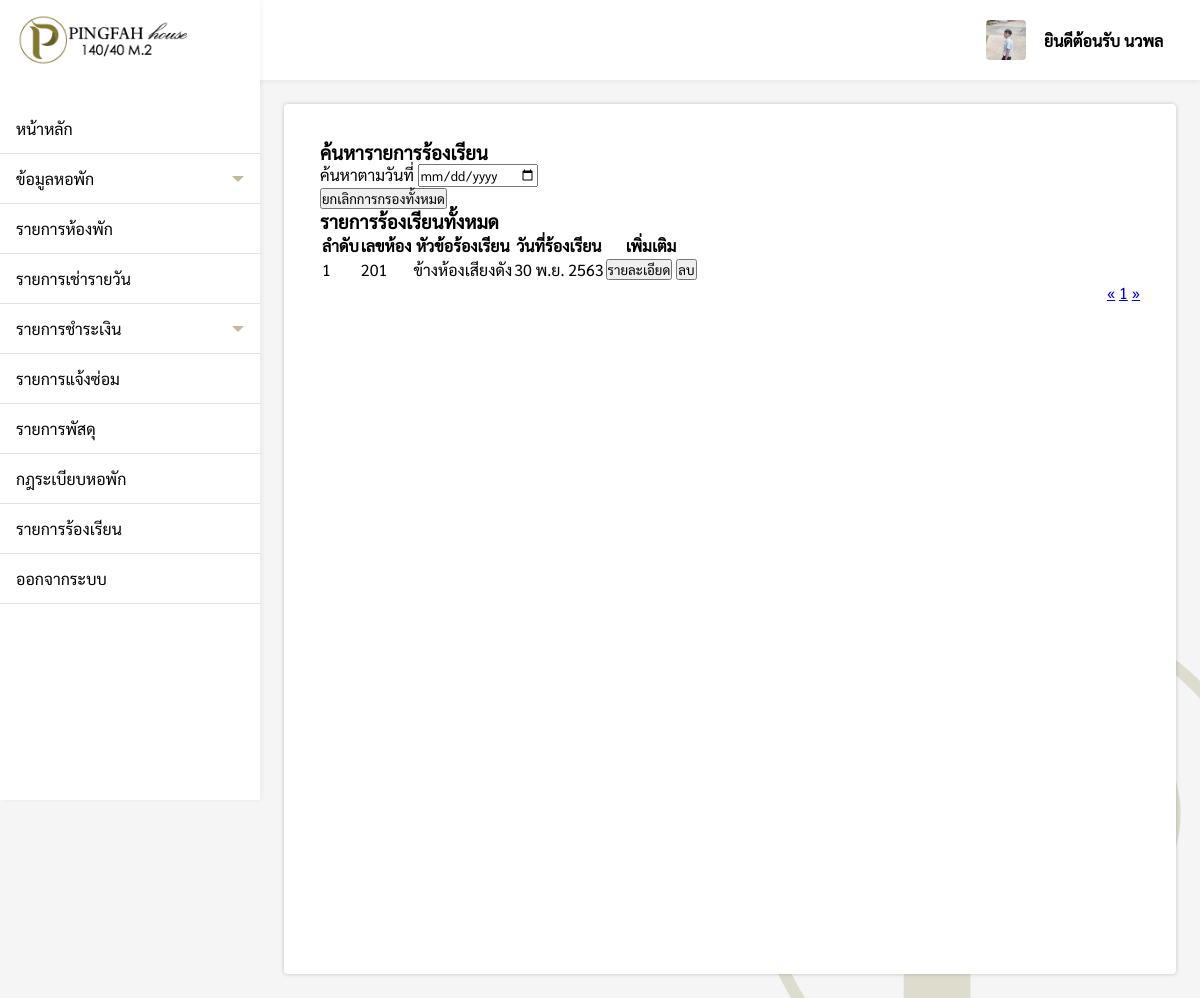
Before: /pages/employee/appeal/index.php (signed in) with the older database file.
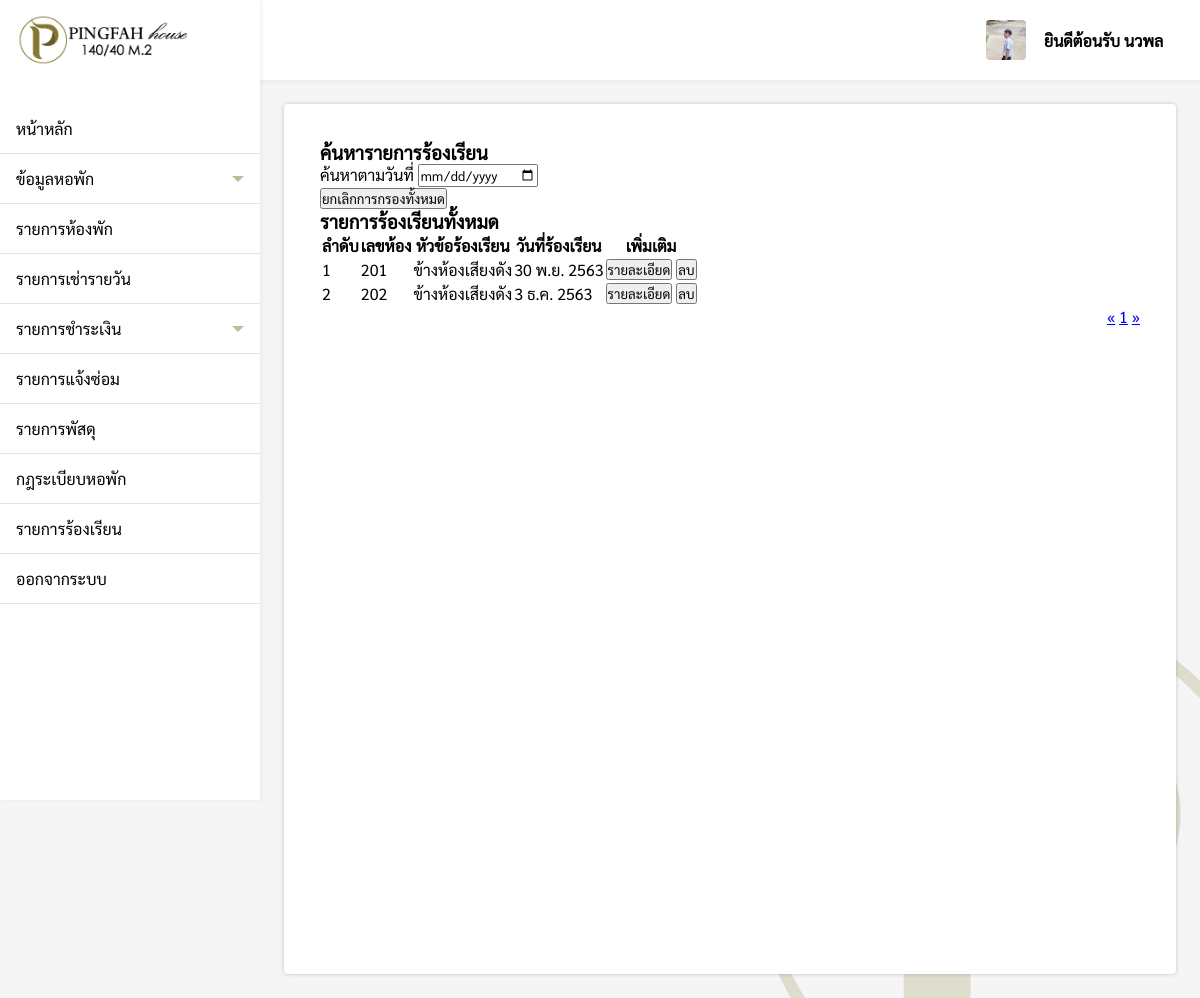
After: the same page with the newer database file.
### tables this page shows
CREATE TABLE `employee` (
  `id` int(11) NOT NULL,
  `title_name` varchar(200) NOT NULL,
  `firstname` varchar(200) NOT NULL,
  `lastname` varchar(200) NOT NULL,
  `nickname` varchar(200) NOT NULL,
  `position` varchar(200) NOT NULL,
  `id_card` varchar(200) DEFAULT NULL,
  `tel` varchar(200) NOT NULL,
  `email` varchar(200) NOT NULL,
  `id_line` varchar(200) NOT NULL,
  `birthday` varchar(200) NOT NULL,
  `age` varchar(200) NOT NULL,
  `race` varchar(200) NOT NULL,
  `nationality` varchar(200) NOT NULL,
  `address` varchar(200) NOT NULL,
  `pic_idcard` varchar(200) DEFAULT NULL,
  `pic_home` varchar(200) DEFAULT NULL,
  `profile_img` varchar(200) DEFAULT NULL,
  `username` varchar(200) NOT NULL,
  `password` varchar(200) NOT NULL
);

CREATE TABLE `appeal` (
  `appeal_id` int(11) NOT NULL,
  `room_id` varchar(200) NOT NULL,
  `appeal_topic` varchar(200) NOT NULL,
  `appeal_detail` varchar(200) NOT NULL,
  `appeal_date` varchar(200) NOT NULL
);

### pages/employee/appeal/index.php (the view, shortened to what this page needs)
<?php
if($_SESSION['level'] == 'employee'){
    include('../../connection.php');
    include('../../../components/sidebarEPY.php');
    $date = @$_REQUEST['Date'];
    $num = 1;
    function DateThai($strDate)
    {
        $strYear = date("Y",strtotime($strDate))+543;
        $strMonth= date("n",strtotime($strDate));
        $strDay= date("j",strtotime($strDate));
        $strMonthCut = Array("","ม.ค.","ก.พ.","มี.ค.","เม.ย.","พ.ค.","มิ.ย.","ก.ค.","ส.ค.","ก.ย.","ต.ค.","พ.ย.","ธ.ค.");
        $strMonthThai=$strMonthCut[$strMonth];
        return "$strDay $strMonthThai $strYear";
    }
?>
<!DOCTYPE html>
<html lang="en">
<head>
    <link rel="stylesheet" href="/Pingfah/css/appeal.css">
</head>
<body>
    <div class="box">
        <div style="padding:24px;">
            <div class="appeal-box">
                <h3>ค้นหารายการร้องเรียน</h3>
                <div class="search">
                    <div style="padding-right:16px;">
                        <label>ค้นหาตามวันที่</label>
                        <input type="date" value="<?php echo $date; ?>" onchange="searchDate(value)">
                    </div>
                    <div>
                        <a href="index.php"><button type="button">ยกเลิกการกรองทั้งหมด</button></a>
                    </div>
                </div>
                <div>
                    <?php
                    $perpage = 10;
                    if(isset($_GET['page'])){
                        $page = $_GET['page'];
                    }else{
                        $page = 1;
                    }
                    $start = ($page - 1) * $perpage;
                    if(isset($date)){
                        $sql = "SELECT * FROM appeal WHERE appeal_date = '$date' LIMIT {$start} , {$perpage}";
                    }else{
                        $sql = "SELECT * FROM appeal LIMIT {$start} , {$perpage}";
                    }
                    $result = $conn->query($sql);
                    if ($result->num_rows > 0) {
                    ?>
                    <h3>รายการร้องเรียนทั้งหมด</h3>
                    <table>
                        <tr>
                            <th>ลำดับ</th>
                            <th>เลขห้อง</th>
                            <th>หัวข้อร้องเรียน</th>
                            <th>วันที่ร้องเรียน</th>
                            <th>เพิ่มเติม</th>
                        </tr>
                        <?php
                        while($row = $result->fetch_assoc()) {
                        ?>
                        <tr>
                            <td><?php echo $num; ?></td>
                            <td><?php echo $row['room_id']; ?></td>
                            <td><?php echo $row['appeal_topic']; ?></td>
                            <td><?php echo DateThai($row['appeal_date']); ?></td>
                            <td>
                                <a href="appealDetail.php?appeal_id=<?php echo $row['appeal_id']; ?>"><button>รายละเอียด</button></a>
                                <button class="del-btn" onclick="del(<?php echo $row['appeal_id']; ?>)">ลบ</button>
                            </td>
                        </tr>
                        <?php $num++; } ?>
                    </table>
                    <?php
                    $sql2 = "SELECT * FROM appeal";
                    $query2 = mysqli_query($conn, $sql2);
                    $total_record = mysqli_num_rows($query2);
                    $total_page = ceil($total_record / $perpage);
                    ?>
                    <div style="display:flex;justify-content:flex-end">
                        <div class="pagination">
                            <a href="index.php?page=1">&laquo;</a>
                            <?php for($i=1;$i<=$total_page;$i++){ ?>
                            <a href="index.php?page=<?php echo $i; ?>"><?php echo $i; ?></a>
                            <?php } ?>
                            <a href="index.php?page=<?php echo $total_page; ?>">&raquo;</a>
                        </div>
                    </div>
                    <?php
                    }else{
                        echo "<div style='padding-top:32px;'>ไม่มีรายการร้องเรียน</div>";
                    }
                    ?>
                </div>
            </div>
        </div>
    </div>
</body>
</html>
<?php
}else{
    Header("Location: ../../login.php");
}
?>

### components/sidebarEPY.php (shortened to what this page needs)
<!DOCTYPE html>
<html lang="en">
<head>
    <link rel="stylesheet" href="/Pingfah/css/navbar.css">
</head>
<body onload="menubar()">
    <div >
        <div class="sidebar">
            <div class="logo_box">
                <img src="/Pingfah/img/logo.png" alt="logo" class="logo">
            </div>
            <ul>
                <a href="/Pingfah/pages/employee/index.php">
                    <li id="main">หน้าหลัก</li>
                </a>
                <li class="dropdown-btn">
                    ข้อมูลหอพัก
                    <div id="arrow-down" class="arrow-down"></div>
                </li>
                <a href="/Pingfah/pages/employee/roomList/index.php">
                    <li id="roomlist">รายการห้องพัก</li>
                </a>
                <a href="/Pingfah/pages/employee/daily/index.php">
                    <li id="daily">รายการเช่ารายวัน</li>
                </a>
                <li class="dropdown-btn2">
                    รายการชำระเงิน
                    <div id="arrow-down2" class="arrow-down"></div>
                </li>
                <a href="/Pingfah/pages/employee/repair/index.php">
                    <li id="repair">รายการแจ้งซ่อม</li>
                </a>
                <a href="/Pingfah/pages/employee/package/index.php">
                    <li id="package">รายการพัสดุ</li>
                </a>
                <a href="/Pingfah/pages/employee/rule/index.php">
                    <li id="rule">กฎระเบียบหอพัก</li>
                </a>
                <a href="/Pingfah/pages/employee/appeal/index.php">
                    <li id="appeal">รายการร้องเรียน</li>
                </a>
                <a href="/Pingfah/pages/logout.php">
                    <li class="logout">ออกจากระบบ</li>
                </a>
            </ul>
        </div>
        <div class="topbar">
            <div style="padding:16px 24px">
            </div>
            <div class="profile">
                <?php
                $user = $_SESSION['ID'];
                $sql = "SELECT * FROM employee WHERE username = '$user'";
                $result = mysqli_query($conn, $sql)or die ("Error in query: $sql " . mysqli_error());
                $row = mysqli_fetch_array($result);
                if($row != null){
                extract($row);
                }
                ?>
                <img src="/Pingfah/pages/images/employee/<?php echo $user; ?>/<?php echo $profile_img; ?>"
                    alt="profile_logo" class="profile-logo">
                <p class="profile-text">ยินดีต้อนรับ <?php echo $_SESSION['name']; ?></p>
            </div>
        </div>
    </div>
</body>
</html>

### css/navbar.css (style rules this page uses)
* { margin: 0; padding: 0; box-sizing: border-box; font-family: Sarabun; }
body { width: 100%; min-height: 100vh; background: url(../img/tool/submain-banner.png) #f5f5f5 no-repeat bottom right; }
.sidebar { width: 260px; min-height: 100vh; background-color: #fff; position: fixed; z-index: 15; -webkit-box-shadow: 2px 0px 4px 0px rgba(0, 0, 0, 0.05); -moz-box-shadow: 2px 0px 4px 0px rgba(0, 0, 0, 0.05); box-shadow: 2px 0px 4px 0px rgba(48, 35, 35, 0.05); }
.sidebar .logo_box { width: 100%; height: 80px; padding-left: 16px; display: flex; justify-content: flex-start; align-items: center; }
.sidebar .logo { width: 90%; height: 90%; object-fit: contain; }
.sidebar ul { margin-top: 24px; }
.sidebar ul a { text-decoration: none; color: #000; }
.sidebar li { width: 100%; height: 50px; padding: 0 16px; border-bottom: 1px solid rgb(226, 226, 226); display: flex; justify-content: flex-start; align-items: center; transition: 0.08s; cursor: pointer; }
.sidebar .dropdown-btn, .sidebar .dropdown-btn2 { display: flex; justify-content: space-between; }
.sidebar .arrow-down { width: 0; height: 0; border-left: 6px solid transparent; border-right: 6px solid transparent; border-top: 6px solid rgba(131, 120, 47, 0.5); }
.topbar { width: 100%; height: 80px; padding-left: 260px; background-color: #fff; position: fixed; display: flex; justify-content: space-between; align-items: center; z-index: 14; -webkit-box-shadow: 0px 2px 5px 0px rgba(0, 0, 0, 0.05); -moz-box-shadow: 0px 2px 5px 0px rgba(0, 0, 0, 0.05); box-shadow: 0px 2px 5px 0px rgba(0, 0, 0, 0.05); }
.topbar .profile { display: grid; grid-template-columns: 60px auto; width: 240px; height: 60px; padding-left: 16px; }
.topbar .profile-logo { width: 40px; height: 40px; display: block; margin: auto; border-radius: 4px; object-fit: cover; }
.topbar .profile-text { font-size: 16px; font-weight: bold; display: flex; justify-content: flex-start; align-items: center; padding: 8px; }

### css/admin/appeal.css (style rules this page uses)
* { margin: 0; padding: 0; box-sizing: border-box; font-family: Sarabun; }
.box { padding: 80px 0 0 260px; }
.appeal-box { width: 100%; min-height: 870px; padding: 36px; border-radius: 4px; background-color: #fff; -webkit-box-shadow: 0px 0px 4px 0px rgba(0, 0, 0, 0.2); -moz-box-shadow: 0px 0px 4px 0px rgba(0, 0, 0, 0.2); box-shadow: 0px 0px 4px 0px rgba(0, 0, 0, 0.2); }

Changed rows visible on the page:
added appeal: room "202", appeal_topic "ข้างห้องเสียงดัง", appeal_date "3 ธ.ค. 2563"
